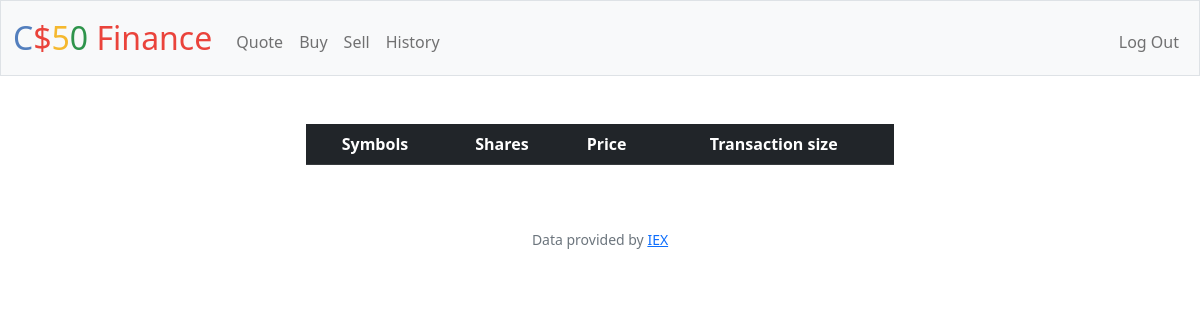
The app's page /history (signed in), older data.
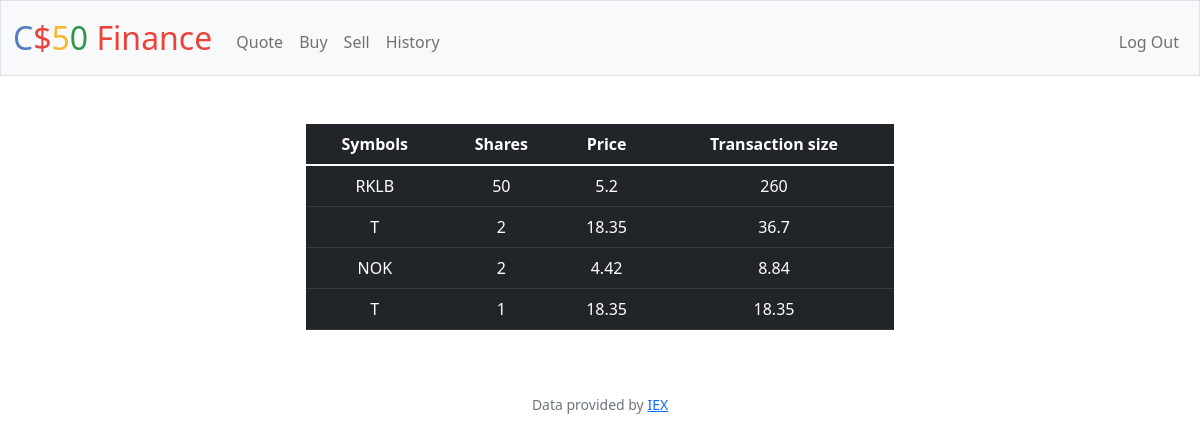
The same page, newer data.
### tables this page shows
CREATE TABLE history (
                history_user_id INTEGER NOT NULL,
                history_id INTEGER PRIMARY KEY,
                name TEXT NOT NULL,
                symbol TEXT NOT NULL,
                shares INTEGER NOT NULL,
                price INTEGER NOT NULL,
                value_of_stock NUMERIC NOT NULL
            );

### app.py (the view)
@app.route("/history")
@login_required
def history():
    history_rows = db.execute("SELECT * FROM history WHERE history_user_id = ?", session["user_id"])
    return render_template("history.html", history_rows = history_rows)

### app.py (called while the page is built)
@app.after_request
def after_request(response):
    response.headers["Cache-Control"] = "no-cache, no-store, must-revalidate"
    response.headers["Expires"] = 0
    response.headers["Pragma"] = "no-cache"
    return response

### helpers.py (called while the page is built)
def login_required(f):
    @wraps(f)
    def decorated_function(*args, **kwargs):
        if session.get("user_id") is None:
            return redirect("/login")
        return f(*args, **kwargs)
    return decorated_function

### templates/history.html
{% extends "layout.html" %}
{% block main %}
<div class="mx-auto w-50">
<table class="table table-dark">
    <thead>
        <tr>
            <th>Symbols</th>
            <th>Shares</th>
            <th>Price</th>
            <th>Transaction size</th>
        </tr>
    </thead>
    <tbody>
        {% for dict in history_rows %}
            <tr>
                <td>{{dict.symbol}}</td>
                <td>{{dict.shares}}</td>
                <td>{{dict.price}}</td>
                <td>{{dict.value_of_stock}}</td>
            </tr>
        {% endfor %}
    </tbody>
</table>
{% endblock %}

Row changes from the older to the newer data that the page shows:
now on this page (row edited): history: symbol "RKLB", shares "50", price "5.2", value_of_stock "260"
now on this page (row edited): history: symbol "T", shares "2", price "18.35", value_of_stock "36.7"
now on this page (row edited): history: symbol "NOK", shares "2", price "4.42", value_of_stock "8.84"
now on this page (row edited): history: symbol "T", shares "1", price "18.35", value_of_stock "18.35"
